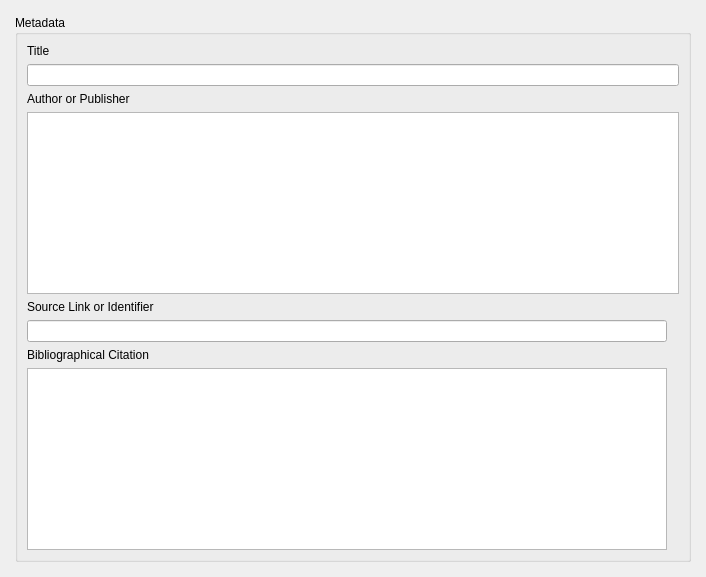
<?xml version="1.0" encoding="UTF-8"?>
<ui version="4.0">
 <class>Dialog</class>
 <widget class="QDialog" name="Dialog">
  <property name="geometry">
   <rect>
    <x>0</x>
    <y>0</y>
    <width>706</width>
    <height>577</height>
   </rect>
  </property>
  <property name="windowTitle">
   <string>Additional Metadata</string>
  </property>
  <layout class="QVBoxLayout" name="verticalLayout">
   <property name="leftMargin">
    <number>6</number>
   </property>
   <property name="topMargin">
    <number>6</number>
   </property>
   <property name="rightMargin">
    <number>6</number>
   </property>
   <property name="bottomMargin">
    <number>6</number>
   </property>
   <item>
    <widget class="QScrollArea" name="scrollArea">
     <property name="frameShape">
      <enum>QFrame::NoFrame</enum>
     </property>
     <property name="widgetResizable">
      <bool>true</bool>
     </property>
     <widget class="QWidget" name="scrollAreaWidgetContents">
      <property name="geometry">
       <rect>
        <x>0</x>
        <y>0</y>
        <width>694</width>
        <height>565</height>
       </rect>
      </property>
      <layout class="QVBoxLayout" name="verticalLayout_2">
       <item>
        <widget class="QgsCollapsibleGroupBox" name="groupBox">
         <property name="title">
          <string>Metadata</string>
         </property>
         <layout class="QGridLayout" name="gridLayout">
          <item row="8" column="0">
           <widget class="QTextEdit" name="te_citation">
            <property name="readOnly">
             <bool>true</bool>
            </property>
           </widget>
          </item>
          <item row="2" column="0" colspan="3">
           <widget class="QLineEdit" name="le_title">
            <property name="readOnly">
             <bool>true</bool>
            </property>
           </widget>
          </item>
          <item row="6" column="0">
           <widget class="QLineEdit" name="le_source">
            <property name="readOnly">
             <bool>true</bool>
            </property>
           </widget>
          </item>
          <item row="1" column="0">
           <widget class="QLabel" name="label">
            <property name="text">
             <string>Title</string>
            </property>
           </widget>
          </item>
          <item row="4" column="0" colspan="3">
           <widget class="QTextEdit" name="te_author">
            <property name="readOnly">
             <bool>true</bool>
            </property>
           </widget>
          </item>
          <item row="7" column="0">
           <widget class="QLabel" name="label_3">
            <property name="text">
             <string>Bibliographical Citation</string>
            </property>
           </widget>
          </item>
          <item row="3" column="0" colspan="2">
           <widget class="QLabel" name="label_2">
            <property name="text">
             <string>Author or Publisher</string>
            </property>
           </widget>
          </item>
          <item row="5" column="0">
           <widget class="QLabel" name="label_4">
            <property name="text">
             <string>Source Link or Identifier</string>
            </property>
           </widget>
          </item>
         </layout>
        </widget>
       </item>
      </layout>
     </widget>
    </widget>
   </item>
  </layout>
 </widget>
 <customwidgets>
  <customwidget>
   <class>QgsCollapsibleGroupBox</class>
   <extends>QGroupBox</extends>
   <header>qgscollapsiblegroupbox.h</header>
   <container>1</container>
  </customwidget>
 </customwidgets>
 <tabstops>
  <tabstop>scrollArea</tabstop>
  <tabstop>le_title</tabstop>
  <tabstop>te_author</tabstop>
 </tabstops>
 <resources/>
 <connections/>
</ui>
